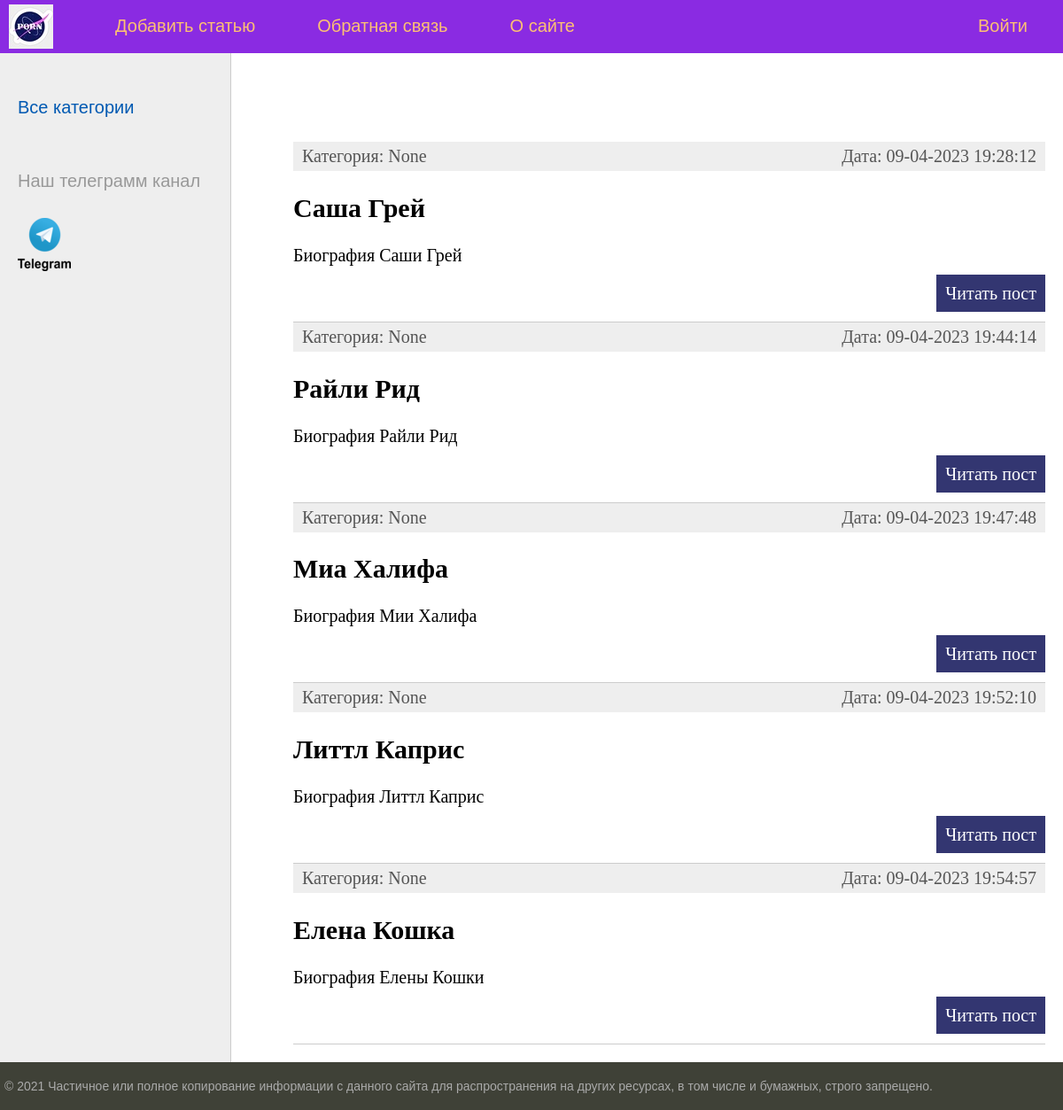
The app's page /, older data.
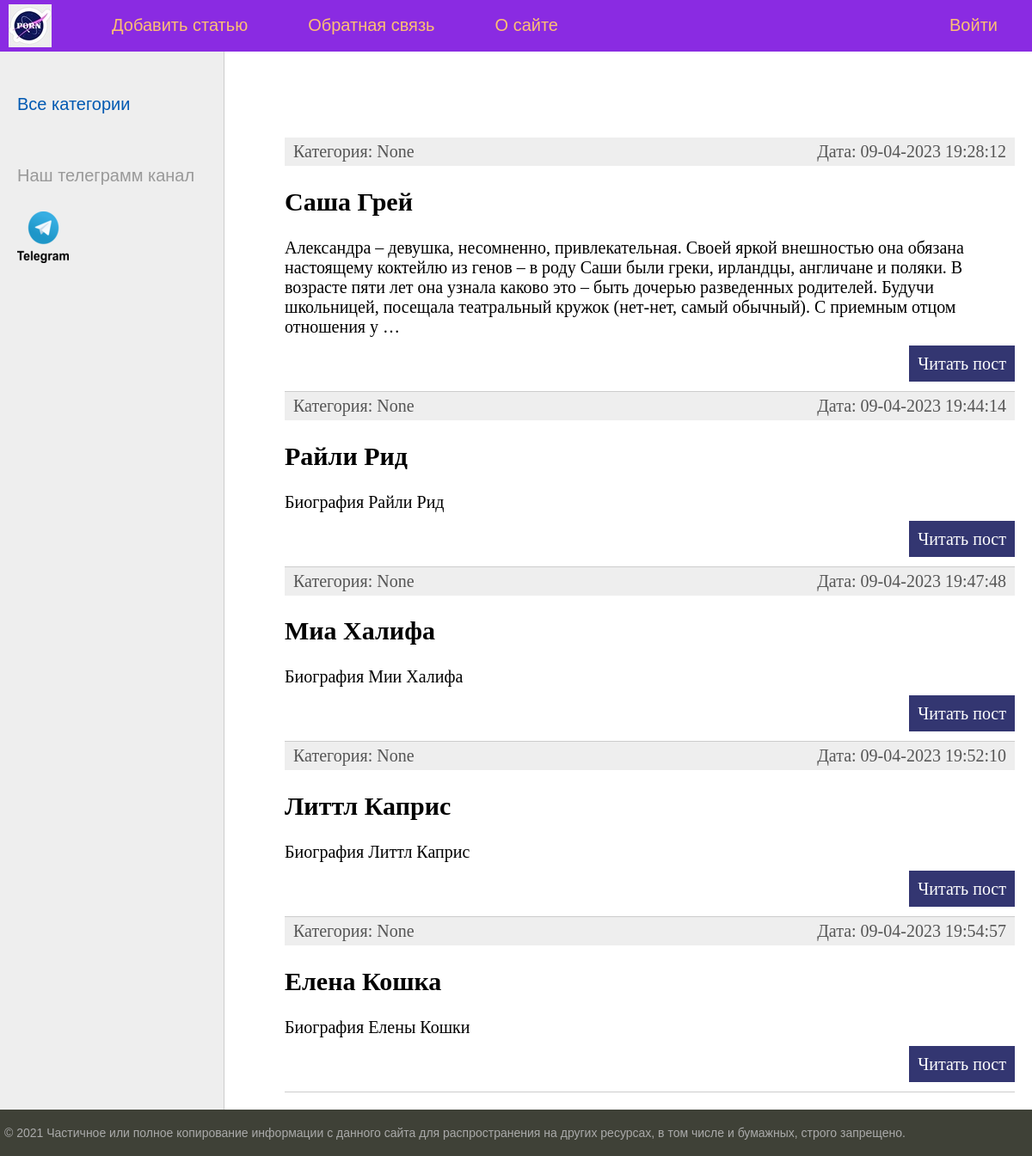
The same page, newer data.
### women/models.py (models this page shows, shortened)
class Women(models.Model):
    title = models.CharField(max_length=255, verbose_name="Заголовок")
    content = models.TextField(blank=True, verbose_name='Текст статьи')
    photo = models.ImageField(upload_to="photos/%Y/%m/%d", verbose_name='Фото')
    time_create = models.DateTimeField(auto_now_add=True, verbose_name='Время создания')
    time_update = models.DateTimeField(auto_now=True, verbose_name='Время изменения')
    is_published = models.BooleanField(default=True, verbose_name='Публикация')
    cat = models.ForeignKey('Category', on_delete=models.PROTECT, null=True, verbose_name='Категория')
    def get_absolute_url(self):
        return reverse('post', kwargs={'post_id': self.pk})
    class Meta:
        verbose_name = 'Порно звезды'
        verbose_name_plural = 'Порно звезды'
        ordering = ['time_create', 'title']

### women/views.py (the view)
# urls.py: path('', index, name='home'),
def index(request):
    posts = Women.objects.all()
    cats = Category.objects.all()
    context = {
        'posts': posts,
        'cats': cats,
        'menu': menu,
        'title': 'Главная страница',
        'cat_selected': 0,
    }
    return render(request, 'women/index.html', context=context)

### women/templates/women/index.html (shortened to what this page needs)
{% extends 'women/base.html' %}
{% block content %}
<ul class="list-articles">
	{% for p in posts %}
			<li><div class="article-panel">
	<p class="first">Категория: {{p.cat}}</p>
	<p class="last">Дата: {{p.time_update|date:"d-m-Y H:i:s"}}</p			>
</div>
			<h2>{{p.title}}</h2>
	{% autoescape on %}
	{{p.content|linebreaks|truncatewords:50}}
	{% endautoescape %}
			<p class="link-read-post"><a href="{{ p.get_absolute_url }}">Читать пост</a></p>
			</li>
	{% endfor %}
</ul>
{% endblock %}

Row changes from the older to the newer data that the page shows:
changed Women "Саша Грей": content "Биография Саши Грей" → "Александра – девушка, несомненно, привлекательная. Своей яркой внешностью она обязана настоящему коктейлю из генов – в роду Саши были греки, ирландцы, англичане и поляки. В возрасте пяти лет она узнала каково это – быть дочерью разведенных родителей. Будучи школьницей, посещала театральный кружок (нет-нет, самый обычный). С приемным отцом отношения у …"
